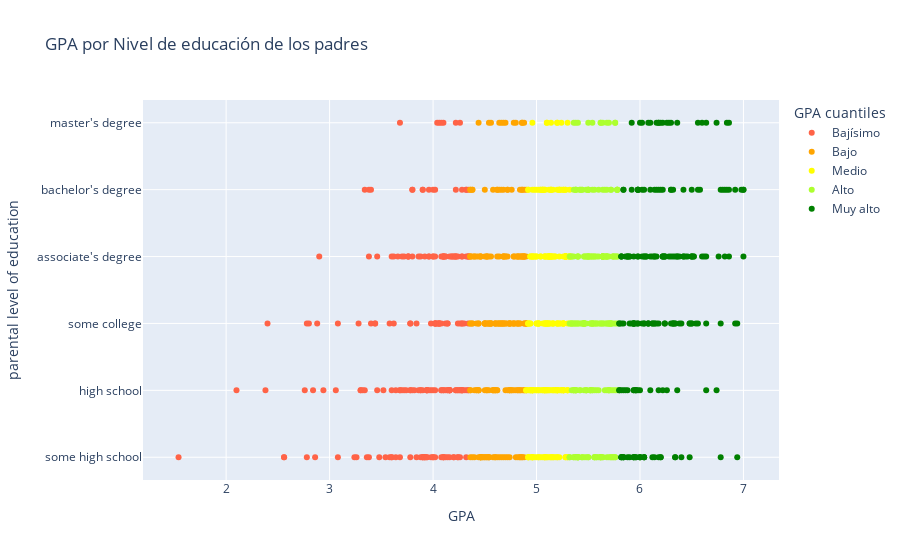

The cell this chart's notebook holds for it:
### Markdown cell above
**Respuesta:**

### Code cell
# Código para quintiles 
# La variable que contenga los quintiles debe llamarse GPA cuantiles para que el gráfico funcione.
grades['GPA cuantiles'] = pd.qcut(grades['GPA'],q=5,labels=['Bajísimo', 'Bajo', 'Medio', 'Alto', 'Muy alto'])

# Código de gráfico 
fig = px.scatter(
    grades.sort_values(by="GPA"),
    x="GPA",
    y="parental level of education",
    hover_data=["gender"],
    color="GPA cuantiles",
    title="GPA por Nivel de educación de los padres",
    color_discrete_sequence=["tomato", "orange", "yellow", "greenyellow", "green"]
)

fig

### Figure 1 — Plotly figure (JSON) as saved in the notebook; plotly's stock layout.template omitted (floating-point values rounded to 4 significant figures; data arrays with more than 128 entries replaced by an {"elided": "..."} marker saying what was removed)
{"data": [{"customdata": {"elided": "205x1 str values"}, "hovertemplate": "GPA cuantiles=Bajísimo<br>GPA=%{x}<br>parental level of education=%{y}<br>gender=%{customdata[0]}<extra></extra>", "legendgroup": "Bajísimo", "marker": {"color": "tomato", "symbol": "circle"}, "mode": "markers", "name": "Bajísimo", "orientation": "h", "showlegend": true, "type": "scatter", "x": {"elided": "205 float values"}, "xaxis": "x", "y": {"elided": "205 str values"}, "yaxis": "y"}, {"customdata": {"elided": "201x1 str values"}, "hovertemplate": "GPA cuantiles=Bajo<br>GPA=%{x}<br>parental level of education=%{y}<br>gender=%{customdata[0]}<extra></extra>", "legendgroup": "Bajo", "marker": {"color": "orange", "symbol": "circle"}, "mode": "markers", "name": "Bajo", "orientation": "h", "showlegend": true, "type": "scatter", "x": {"elided": "201 float values"}, "xaxis": "x", "y": {"elided": "201 str values"}, "yaxis": "y"}, {"customdata": {"elided": "196x1 str values"}, "hovertemplate": "GPA cuantiles=Medio<br>GPA=%{x}<br>parental level of education=%{y}<br>gender=%{customdata[0]}<extra></extra>", "legendgroup": "Medio", "marker": {"color": "yellow", "symbol": "circle"}, "mode": "markers", "name": "Medio", "orientation": "h", "showlegend": true, "type": "scatter", "x": {"elided": "196 float values"}, "xaxis": "x", "y": {"elided": "196 str values"}, "yaxis": "y"}, {"customdata": {"elided": "200x1 str values"}, "hovertemplate": "GPA cuantiles=Alto<br>GPA=%{x}<br>parental level of education=%{y}<br>gender=%{customdata[0]}<extra></extra>", "legendgroup": "Alto", "marker": {"color": "greenyellow", "symbol": "circle"}, "mode": "markers", "name": "Alto", "orientation": "h", "showlegend": true, "type": "scatter", "x": {"elided": "200 float values"}, "xaxis": "x", "y": {"elided": "200 str values"}, "yaxis": "y"}, {"customdata": {"elided": "198x1 str values"}, "hovertemplate": "GPA cuantiles=Muy alto<br>GPA=%{x}<br>parental level of education=%{y}<br>gender=%{customdata[0]}<extra></extra>", "legendgroup": "Muy alto", "marker": {"color": "green", "symbol": "circle"}, "mode": "markers", "name": "Muy alto", "orientation": "h", "showlegend": true, "type": "scatter", "x": {"elided": "198 float values"}, "xaxis": "x", "y": {"elided": "198 str values"}, "yaxis": "y"}], "layout": {"legend": {"title": {"text": "GPA cuantiles"}, "tracegroupgap": 0}, "title": {"text": "GPA por Nivel de educación de los padres"}, "xaxis": {"anchor": "y", "domain": [0, 1], "title": {"text": "GPA"}}, "yaxis": {"anchor": "x", "domain": [0, 1], "title": {"text": "parental level of education"}}}}
